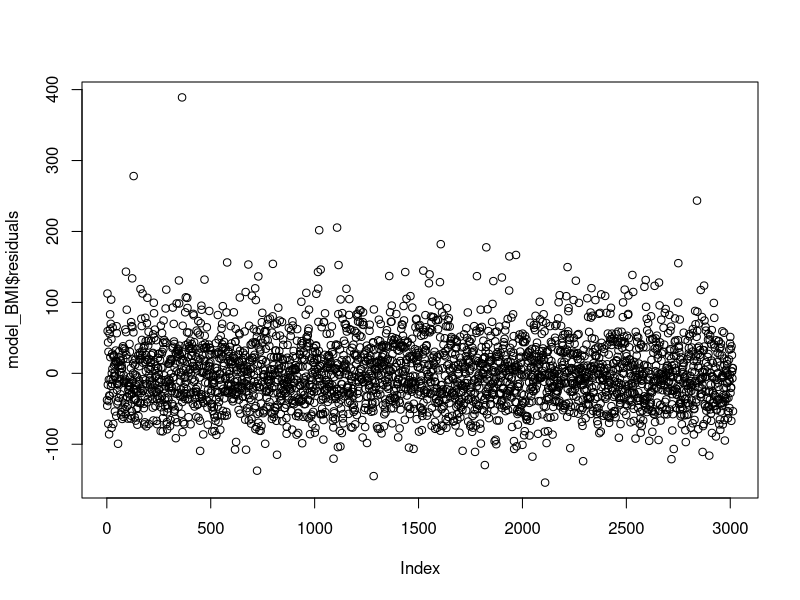
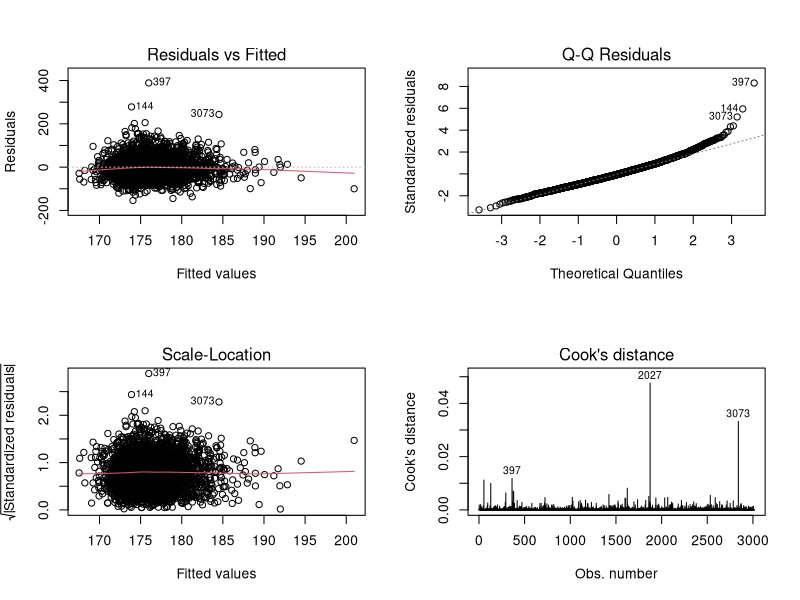

Generate these figures, in order, with R:
## ---- chunk 1
data <- read.csv('framingham.csv', header = TRUE)
# install.packages(c('olsrr', 'pROC', 'ResourceSelection', 'nnet', 'survival', 'survminer'))
## ---- chunk 2
library(dplyr)
data1 <- data %>% 
             mutate(SEX = ifelse(!is.na(SEX), 
                                  ifelse(SEX == 1, 
                                         'male', 'female'), 
                                          NA)) %>%
             mutate(PREVSTRK = ifelse(!is.na(PREVSTRK), 
                                       ifelse(PREVSTRK == 1, 
                                              'yes', 'no'), 
                                               NA)) %>%
             mutate(PREVMI = ifelse(!is.na(PREVMI), 
                                     ifelse(PREVMI == 1, 
                                            'yes', 'no'), 
                                             NA)) %>% 
             mutate(DIABETES = ifelse(!is.na(DIABETES), 
                                       ifelse(DIABETES== 1, 
                                              'yes', 'no'), 
                                             NA)) %>%
             mutate(CURSMOKE = ifelse(!is.na(CURSMOKE), 
                                       ifelse(CURSMOKE== 1, 
                                              'yes', 'no'), 
                                             NA)) %>%
             mutate(BPMEDS = ifelse(!is.na(BPMEDS), 
                                     ifelse(BPMEDS== 1, 
                                            'yes', 'no'), 
                                             NA))
## ---- chunk 3
# Your turn

## ---- chunk 4
# Your turn

## ---- chunk 5
model_BMI <- lm(LDLC ~ BMI, data = data1)
summary(model_BMI)
## ---- chunk 6
# create a dataset with non-missing LDLC and BMI
data2 <- data1[!is.na(data1$LDLC) & !is.na(data1$BMI),]
# create a dataset with observed, fitted and residual values
table <- data.frame(observed  = data2$LDLC, 
                    fitted    = model_BMI$fitted.values, 
                    residuals = data2$LDLC - model_BMI$fitted.values)
head(table) 

# plot the reesiduals
plot(model_BMI$residuals)
## ---- chunk 7
# Asessing regression fit
par(mfrow = c(2,2)) # displays 2 graphs on the top and the bottom
plot(model_BMI, which = 1:4)
## ---- chunk 8
model2 <- lm(LDLC ~ AGE + BMI + HEARTRTE + PREVMI + PREVSTRK + CURSMOKE, data = data1)
## ---- chunk 9
# PREVMI
# change to a factor variable
data1$PREVMI <- factor(data1$PREVMI) 
# check the levels 
levels(data1$PREVMI) 

# CURSMOKE
# change to a factor variable
data1$CURSMOKE <- factor(data1$CURSMOKE) 
# check the levels
levels(data1$CURSMOKE) 
## ---- chunk 10
# Your turn

## ---- chunk 11
# Your turn

## ---- chunk 12
data1$PREVSTRK <- as.character(data1$PREVSTRK)
data1$PREVSTRK[(is.na(data1$PREVSTRK) == FALSE) & (data1$PREVSTRK == 'yes')] <- 1 
data1$PREVSTRK[(is.na(data1$PREVSTRK) == FALSE) & (data1$PREVSTRK != 1)] <- 0
data1$PREVSTRK <- as.factor(data1$PREVSTRK)
## ---- chunk 13
logit_model1 <- glm(PREVSTRK ~ AGE, family = "binomial", 
                    data = data1)
summary(logit_model1)
## ---- chunk 14
# Run and view model summary
logit_model3 <- glm(PREVSTRK ~ AGE + BMI + CURSMOKE + HEARTRTE 
                    + SYSBP + LDLC, 
                    family = "binomial", data = data1)
summary(logit_model3)
## ---- chunk 15
# prep
library(nnet)

# Your turn
# Make SYSBP a categorical variable

## ---- chunk 16
# Your turn
# Make SYSBP a factor with "Normal" as the reference category

## ---- chunk 17
# Your turn
# Run your regresssion

